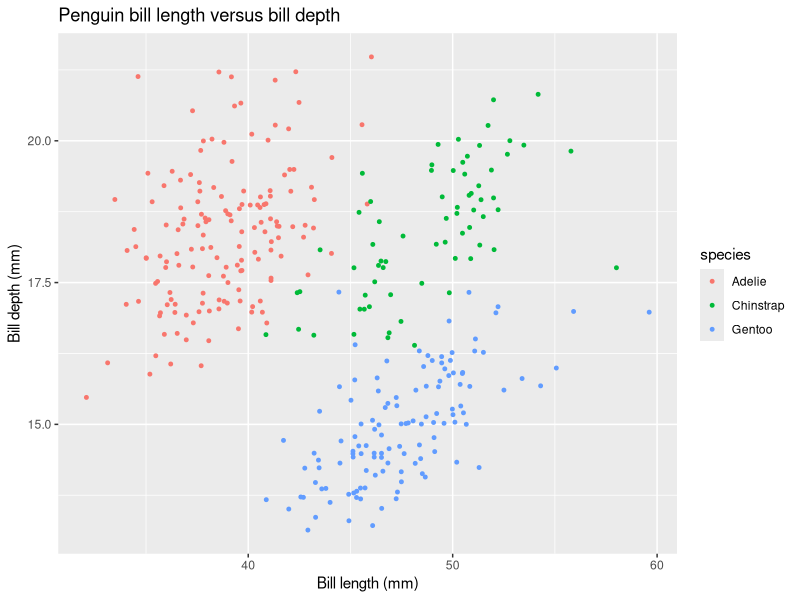
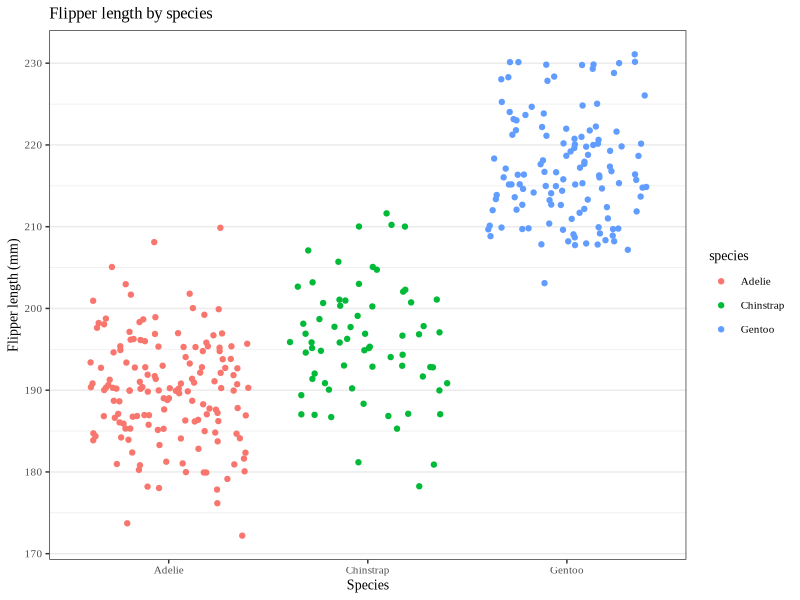

Recreate these plots in R, in order.
## ---- chunk 1
knitr::opts_chunk$set(echo = TRUE, warning = FALSE)

library(tidyverse)
library(palmerpenguins)
## ---- chunk 2
# f(x)=x^2 at x = 3
ex_1 <- expression(x ^ 2)
x <- 3

deriv_1 <- D(ex_1, 'x')
deriv_1

eval(deriv_1)
## ---- chunk 3
# 2 * (3a + 2) ^ 4 − 5 at a = 1.2
ex_2 <- expression(2 * (3 * a + 2) ^ 4 - 5)
a <- 1.2

deriv_2 <- D(ex_2, 'a')
deriv_2

eval(deriv_2)
## ---- chunk 4
# -4 * t / (t ^ 2 + 1) ^ 3 at t = 0
ex_3 <- expression(-4 * t / (t ^ 2 + 1) ^ 3)
t <- 0

deriv_3 <- D(ex_3, 't')
deriv_3

eval(deriv_3)
## ---- chunk 5
ggplot(data = penguins, aes(x = bill_length_mm, y = bill_depth_mm)) +
  geom_jitter(aes(color = species), size = 1) +
  labs(x = "Bill length (mm)",
       y = "Bill depth (mm)",
       title = "Penguin bill length versus bill depth")
## ---- chunk 6
ggplot(data = penguins, aes(x = species, y = flipper_length_mm)) +
  geom_jitter(aes(color = species)) +
  labs(x = "Species",
       y = "Flipper length (mm)",
       title = "Flipper length by species") +
  theme_bw() +
  theme(panel.grid.minor.x=element_blank(),
         panel.grid.major.x=element_blank(),  
         text=element_text(size=10,
                           family="Times New Roman"))
